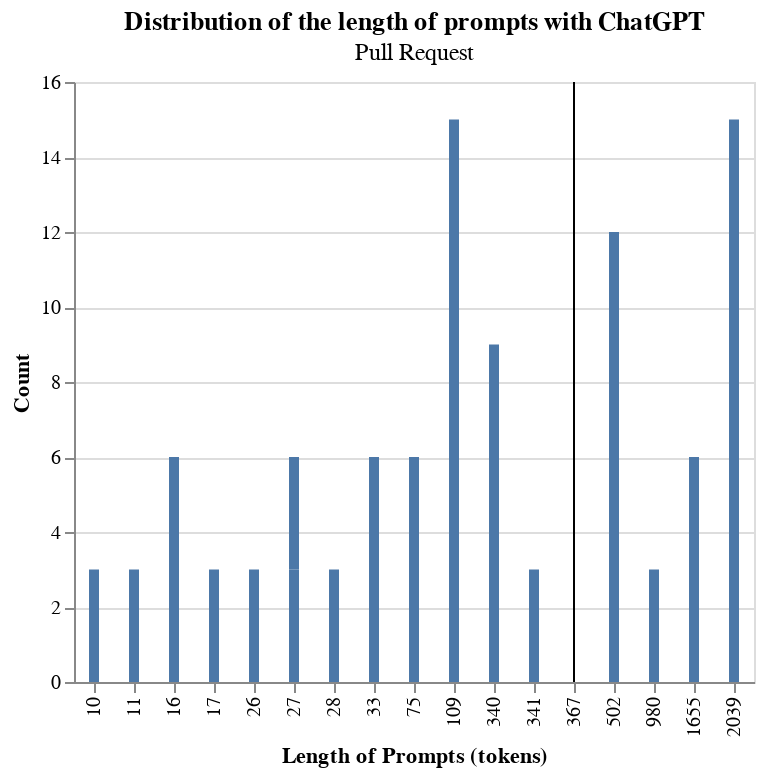

The code cell stored with this chart in its notebook:
### Markdown cell above
![Distribution of the length of prompt with ChatGPT](./graphs/prompt-pr-hist.png)

### Code cell
# Checking histogarm -- remove extreme data point.
bad = np.argmax(df_url_prompt["count"])
df_clean = df_url_prompt.loc[~df_url_prompt.index.isin([bad])]
print(
    f"Average length of prompt per pr after removing extreme data point: "
    f"{np.mean(df_clean["mean"]):.2f}"
    )
inter_bar = alt.Chart(df_clean).mark_bar(size=5).encode(
    x=alt.X(
        "mean:N",
        title="Length of Prompts (tokens)",
    ),
    y=alt.Y("count", title="Count"),
).properties(
    title={
        "text": "Distribution of the length of prompts with ChatGPT",
        "subtitle": "Pull Request"
    }
)

rule = alt.Chart(df_clean).mark_rule().encode(
    x=alt.X(
        'mean:N',
        aggregate="mean",
        type='nominal',
        axis=alt.Axis(format="2d")
    ),
)

alt.layer(inter_bar, rule)

### Figure 1 — Vega-Lite specification as saved in the notebook (floating-point values rounded to 4 significant figures)
{"config": {"view": {"continuousWidth": 300, "continuousHeight": 300}}, "layer": [{"mark": {"type": "bar", "size": 5}, "encoding": {"x": {"field": "mean", "title": "Length of Prompts (tokens)", "type": "nominal"}, "y": {"field": "count", "title": "Count", "type": "quantitative"}}, "title": {"text": "Distribution of the length of prompts with ChatGPT", "subtitle": "Pull Request"}}, {"mark": {"type": "rule"}, "encoding": {"x": {"aggregate": "mean", "axis": {"format": "2d"}, "field": "mean", "type": "nominal"}}}], "data": {"name": "data-e1838033381a1f9bc01be2df257526b9"}, "$schema": "https://vega.github.io/schema/vega-lite/v5.20.1.json", "datasets": {"data-e1838033381a1f9bc01be2df257526b9": [{"URL_pr": "https://github.com/Hochfrequenz/kohlrahbi/pull/158", "mean": 17.0, "count": 3}, {"URL_pr": "https://github.com/RND247/Pype-Synthetic-Data-for-Testing/pull/16", "mean": 33.0, "count": 6}, {"URL_pr": "https://github.com/aiplanethub/genai-stack/pull/21", "mean": 11.0, "count": 3}, {"URL_pr": "https://github.com/app-sre/qontract-reconcile/pull/3630", "mean": 109.0, "count": 15}, {"URL_pr": "https://github.com/bancaditalia/black-it/pull/58", "mean": 341.0, "count": 3}, {"URL_pr": "https://github.com/bbelderbos/htmx-demo/pull/2", "mean": 340.0, "count": 9}, {"URL_pr": "https://github.com/chitalian/gptask/pull/2", "mean": 980.0, "count": 3}, {"URL_pr": "https://github.com/comfyanonymous/ComfyUI/pull/1115", "mean": 28.0, "count": 3}, {"URL_pr": "https://github.com/jefftriplett/frontmatter-cli/pull/6", "mean": 502.0, "count": 12}, {"URL_pr": "https://github.com/livingbio/gpt-fn/pull/4", "mean": 75.0, "count": 6}, {"URL_pr": "https://github.com/metaphorsystems/metaphor-python/pull/5", "mean": 1655.0, "count": 6}, {"URL_pr": "https://github.com/microsoft/visionmetrics/pull/42", "mean": 10.0, "count": 3}, {"URL_pr": "https://github.com/monarch-initiative/oai-monarch-plugin/pull/39", "mean": 27.0, "count": 3}, {"URL_pr": "https://github.com/paul-gauthier/aider/pull/119", "mean": 15.5, "count": 6}, {"URL_pr": "https://github.com/roslinmahmud/easy-hire-backend/pull/11", "mean": 26.0, "count": 3}, {"URL_pr": "https://github.com/tinygrad/tinygrad/pull/1661", "mean": 2039.0, "count": 15}, {"URL_pr": "https://github.com/wafflestudio/wacruit-server/pull/26", "mean": 27.0, "count": 3}]}}
